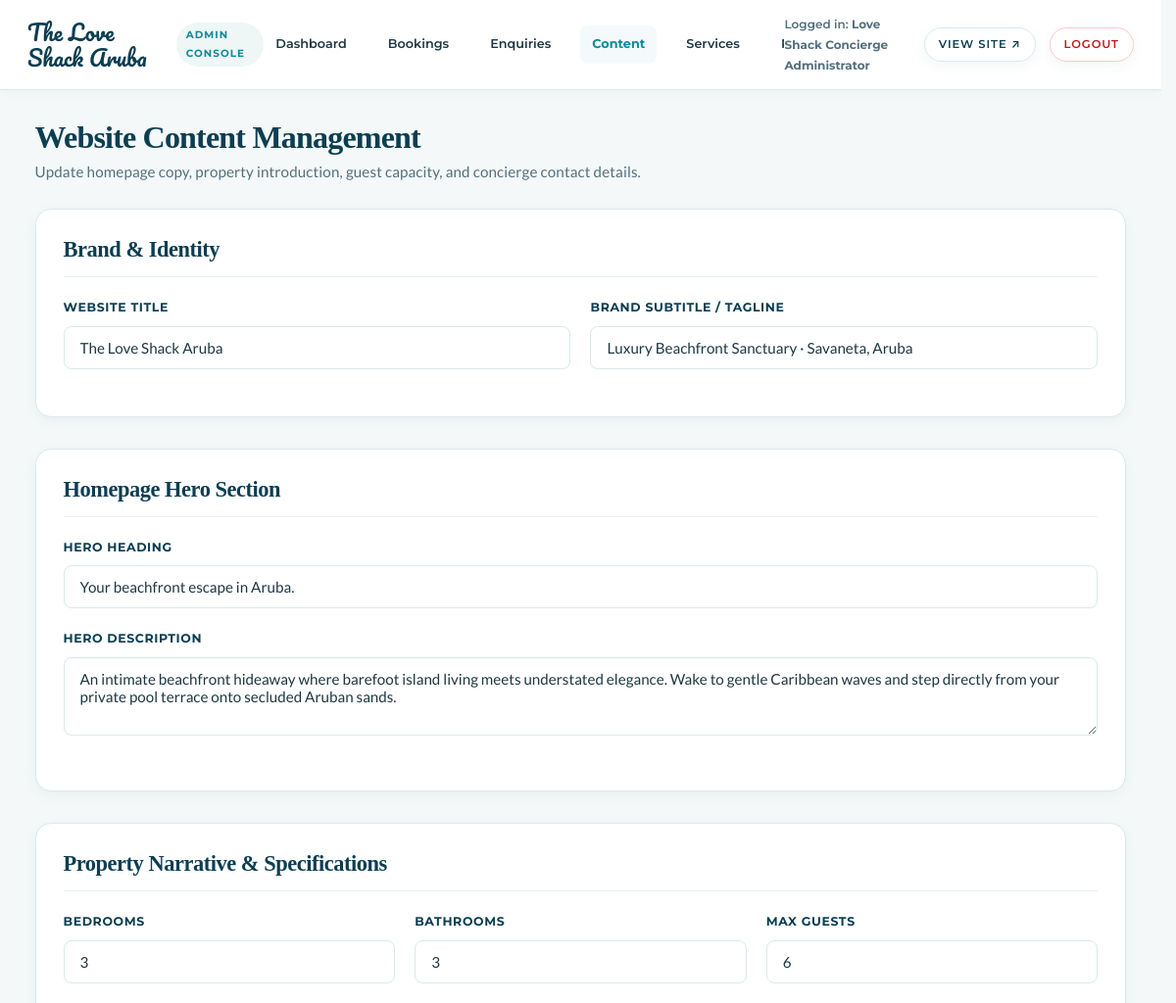
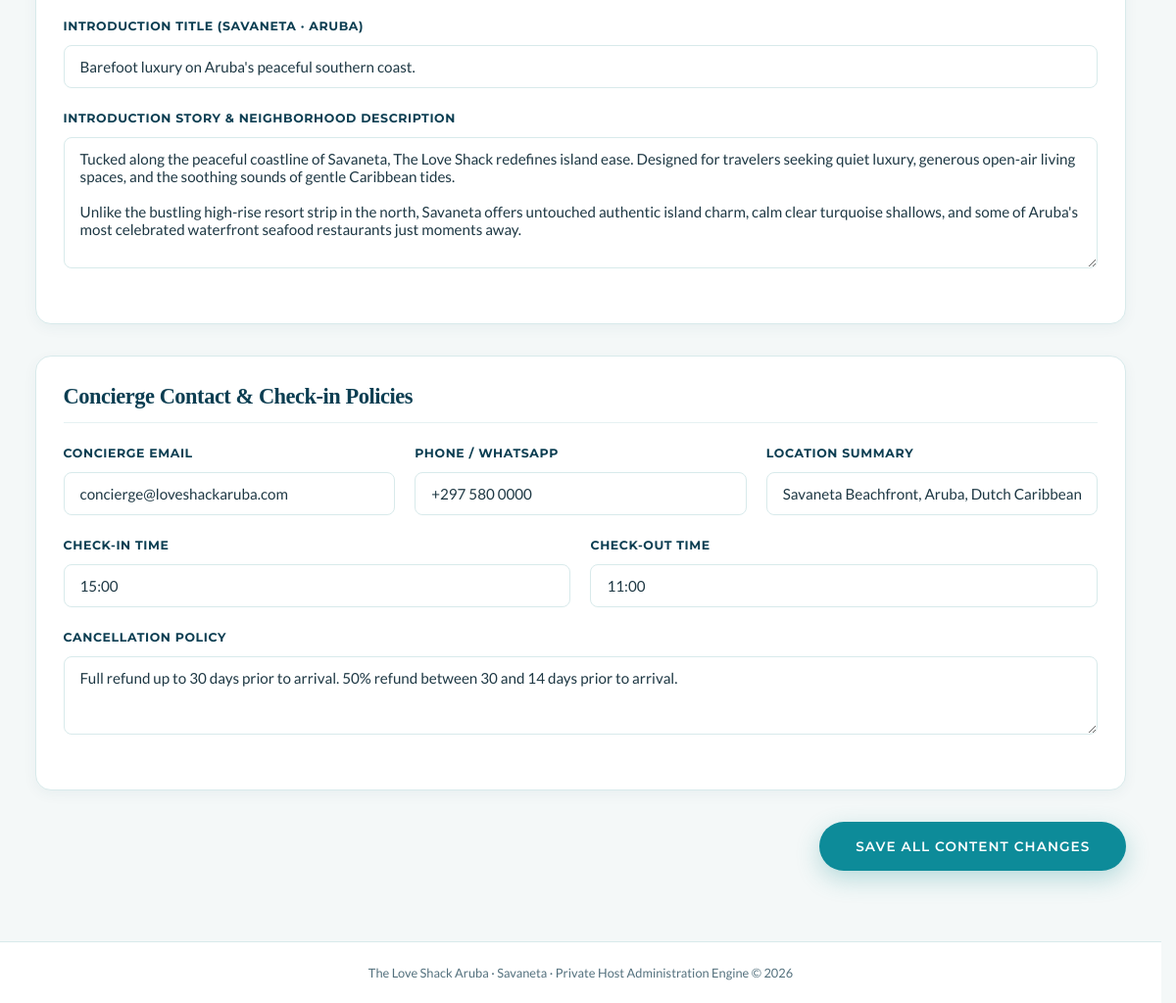
Screenshot of /admin/content.php (signed in) with the database file from the repository (2 pictures, top to bottom).
### tables this page shows
CREATE TABLE `properties` (
  `id` INT AUTO_INCREMENT PRIMARY KEY,
  `name` VARCHAR(128) NOT NULL,
  `slug` VARCHAR(64) NOT NULL UNIQUE,
  `tagline` VARCHAR(255) NULL,
  `hero_heading` VARCHAR(255) NOT NULL,
  `hero_description` TEXT NOT NULL,
  `hero_image` VARCHAR(255) NOT NULL,
  `intro_badge` VARCHAR(64) DEFAULT 'SAVANETA · ARUBA',
  `intro_title` VARCHAR(255) NOT NULL,
  `intro_content` TEXT NOT NULL,
  `bedrooms` TINYINT NOT NULL DEFAULT 3,
  `bathrooms` TINYINT NOT NULL DEFAULT 3,
  `max_guests` TINYINT NOT NULL DEFAULT 6,
  `base_nightly_rate` DECIMAL(10,2) NOT NULL DEFAULT 650.00,
  `location_area` VARCHAR(128) NOT NULL DEFAULT 'Savaneta, Aruba',
  `map_lat` DECIMAL(10,7) DEFAULT 12.4419000,
  `map_lng` DECIMAL(10,7) DEFAULT -69.9328000,
  `is_active` TINYINT(1) NOT NULL DEFAULT 1,
  `created_at` TIMESTAMP DEFAULT CURRENT_TIMESTAMP,
  `updated_at` TIMESTAMP DEFAULT CURRENT_TIMESTAMP ON UPDATE CURRENT_TIMESTAMP
);

### includes/functions.php (called while the page is built, shortened)
<?php
function get_site_settings(): array {
    $defaultSettings = [
        'site_title'           => 'The Love Shack Aruba',
        'site_tagline'         => 'Luxury Beachfront Sanctuary · Savaneta, Aruba',
        'concierge_email'      => 'concierge@loveshackaruba.com',
        'concierge_phone'      => '+297 580 0000',
        'property_location'    => 'Savaneta Beachfront, Aruba, Dutch Caribbean',
        'default_nightly_rate' => '650.00',
        'min_stay_nights'      => '3',
        'max_guests'           => '6',
        'cleaning_fee'         => '180.00',
        'service_tax_percent'  => '9.50',
        'checkin_time'         => '15:00',
        'checkout_time'        => '11:00',
        'cancellation_policy'  => 'Full refund up to 30 days prior to arrival. 50% refund between 30 and 14 days prior.',
    ];
    $pdo = get_db_connection();
    try {
        $stmt = $pdo->query("SELECT setting_key, setting_value FROM site_settings");
        $rows = $stmt->fetchAll();
        foreach ($rows as $row) {
            $defaultSettings[$row['setting_key']] = $row['setting_value'];
        }
    } catch (Exception $e) {
        error_log("Failed to load site settings: " . $e->getMessage());
    }
    return $defaultSettings;
}
function get_property_details(string $slug = 'the-love-shack'): array {
    $fallback = [
        'id'                => 1,
        'name'              => 'The Love Shack Aruba',
        'slug'              => 'the-love-shack',
        'tagline'           => 'Barefoot luxury beachfront villa with private freshwater pool',
        'hero_heading'      => 'Your beachfront escape in Aruba.',
        'hero_description'  => 'An intimate beachfront hideaway where barefoot island living meets understated elegance. Wake to gentle Caribbean waves and step directly from your private pool terrace onto secluded Aruban sands.',
        'beach_hero_image'  => 'assets/images/beach-hero.jpg',
        'hero_image'        => 'assets/images/temporary-hero.jpg',
        'intro_badge'       => 'THE LOVE SHACK · ARUBA',
        'intro_title'       => 'Barefoot luxury on Aruba\'s peaceful southern coast.',
        'intro_content'     => "Tucked along the peaceful coastline of Savaneta, The Love Shack redefines island ease. Designed for travelers seeking quiet luxury, generous open-air living spaces, and the soothing sounds of gentle Caribbean tides.\r\n\r\nUnlike the bustling high-rise resort strip in the north, Savaneta offers untouched authentic island charm, calm clear turquoise shallows, and some of Aruba's most celebrated waterfront seafood restaurants just moments away.",
        'bedrooms'          => 3,
        'bathrooms'         => 3,
        'max_guests'        => 6,
        'base_nightly_rate' => 650.00,
        'location_area'     => 'Savaneta Beachfront, Aruba',
    ];
    $pdo = get_db_connection();
    try {
        $stmt = $pdo->prepare("SELECT * FROM properties WHERE slug = ? AND is_active = 1 LIMIT 1");
        $stmt->execute([$slug]);
        $row = $stmt->fetch();
        return $row ?: $fallback;
    } catch (Exception $e) {
        error_log("Error fetching property: " . $e->getMessage());
        return $fallback;
    }
}

### admin/content.php (the view, shortened to what this page needs)
<?php
require_once __DIR__ . '/includes/admin_header.php';
$settings = get_site_settings();
$property = get_property_details();
?>
<div class="admin-header-row">
  <div>
    <h1>Website Content Management</h1>
    <p>Update homepage copy, property introduction, guest capacity, and concierge contact details.</p>
  </div>
</div>
<form method="POST" action="content.php">
  <div class="admin-card">
    <div class="admin-card-header">
      <h2>Brand & Identity</h2>
    </div>
    <div class="admin-grid-2">
      <div class="admin-form-group">
        <label for="site_title">Website Title</label>
        <input type="text" id="site_title" name="site_title" value="<?= htmlspecialchars($settings['site_title'] ?? 'The Love Shack Aruba') ?>" required>
      </div>
      <div class="admin-form-group">
        <label for="site_tagline">Brand Subtitle / Tagline</label>
        <input type="text" id="site_tagline" name="site_tagline" value="<?= htmlspecialchars($settings['site_tagline'] ?? '') ?>" required>
      </div>
    </div>
  </div>
  <div class="admin-card">
    <div class="admin-card-header">
      <h2>Homepage Hero Section</h2>
    </div>
    <div class="admin-form-group">
      <label for="hero_heading">Hero Heading</label>
      <input type="text" id="hero_heading" name="hero_heading" value="<?= htmlspecialchars($property['hero_heading'] ?? '') ?>" required>
    </div>
    <div class="admin-form-group">
      <label for="hero_description">Hero Description</label>
      <textarea id="hero_description" name="hero_description" rows="3" required><?= htmlspecialchars($property['hero_description'] ?? '') ?></textarea>
    </div>
  </div>
  <div class="admin-card">
    <div class="admin-card-header">
      <h2>Property Narrative & Specifications</h2>
    </div>
    <div class="admin-grid-3" style="margin-bottom: 16px;">
      <div class="admin-form-group">
        <label for="bedrooms">Bedrooms</label>
        <input type="number" id="bedrooms" name="bedrooms" min="1" max="10" value="<?= (int)($property['bedrooms'] ?? 3) ?>" required>
      </div>
      <div class="admin-form-group">
        <label for="bathrooms">Bathrooms</label>
        <input type="number" id="bathrooms" name="bathrooms" min="1" max="10" value="<?= (int)($property['bathrooms'] ?? 3) ?>" required>
      </div>
      <div class="admin-form-group">
        <label for="max_guests">Max Guests</label>
        <input type="number" id="max_guests" name="max_guests" min="1" max="20" value="<?= (int)($property['max_guests'] ?? 6) ?>" required>
      </div>
    </div>
    <div class="admin-form-group">
      <label for="intro_title">Introduction Title (Savaneta · Aruba)</label>
      <input type="text" id="intro_title" name="intro_title" value="<?= htmlspecialchars($property['intro_title'] ?? '') ?>" required>
    </div>
    <div class="admin-form-group">
      <label for="intro_content">Introduction Story & Neighborhood Description</label>
      <textarea id="intro_content" name="intro_content" rows="6" required><?= htmlspecialchars($property['intro_content'] ?? '') ?></textarea>
    </div>
  </div>
  <div class="admin-card">
    <div class="admin-card-header">
      <h2>Concierge Contact & Check-in Policies</h2>
    </div>
    <div class="admin-grid-3">
      <div class="admin-form-group">
        <label for="concierge_email">Concierge Email</label>
        <input type="email" id="concierge_email" name="concierge_email" value="<?= htmlspecialchars($settings['concierge_email'] ?? '') ?>" required>
      </div>
      <div class="admin-form-group">
        <label for="concierge_phone">Phone / WhatsApp</label>
        <input type="text" id="concierge_phone" name="concierge_phone" value="<?= htmlspecialchars($settings['concierge_phone'] ?? '') ?>" required>
      </div>
      <div class="admin-form-group">
        <label for="property_location">Location Summary</label>
        <input type="text" id="property_location" name="property_location" value="<?= htmlspecialchars($settings['property_location'] ?? '') ?>" required>
      </div>
    </div>
    <div class="admin-grid-2">
      <div class="admin-form-group">
        <label for="checkin_time">Check-in Time</label>
        <input type="text" id="checkin_time" name="checkin_time" value="<?= htmlspecialchars($settings['checkin_time'] ?? '15:00') ?>" required>
      </div>
      <div class="admin-form-group">
        <label for="checkout_time">Check-out Time</label>
        <input type="text" id="checkout_time" name="checkout_time" value="<?= htmlspecialchars($settings['checkout_time'] ?? '11:00') ?>" required>
      </div>
    </div>
    <div class="admin-form-group">
      <label for="cancellation_policy">Cancellation Policy</label>
      <textarea id="cancellation_policy" name="cancellation_policy" rows="3"><?= htmlspecialchars($settings['cancellation_policy'] ?? '') ?></textarea>
    </div>
  </div>
  <div style="display: flex; justify-content: flex-end; margin-bottom: 40px;">
    <button type="submit" class="btn btn-teal" style="padding: 16px 36px; font-size: 0.85rem;">
      Save All Content Changes
    </button>
  </div>
</form>
<?php require_once __DIR__ . '/includes/admin_footer.php'; ?>

### admin/includes/admin_header.php (style rules this page uses)
body.admin-body { background-color: #f4f8f8; font-family: var(--font-body); color: var(--color-text-body); min-height: 100vh; display: flex; flex-direction: column; }
.admin-header-row { display: flex; justify-content: space-between; align-items: flex-end; margin-bottom: 24px; flex-wrap: wrap; gap: 16px; }
.admin-header-row h1 { font-size: 2rem; color: var(--color-primary); margin-bottom: 4px; }
.admin-header-row p { color: var(--color-text-muted); font-size: 0.95rem; }
.admin-card { background: var(--color-white); border: 1px solid var(--color-border); border-radius: var(--radius-md); padding: 28px; box-shadow: var(--shadow-sm); margin-bottom: 32px; }
.admin-card-header { display: flex; justify-content: space-between; align-items: center; margin-bottom: 20px; padding-bottom: 14px; border-bottom: 1px solid var(--color-border-light); }
.admin-card-header h2 { font-size: 1.4rem; color: var(--color-primary); margin: 0; }
.admin-form-group { margin-bottom: 20px; }
.admin-form-group label { display: block; font-family: var(--font-ui); font-size: 0.78rem; font-weight: 700; text-transform: uppercase; letter-spacing: 0.05em; color: var(--color-primary); margin-bottom: 8px; }
.admin-form-group input, .admin-form-group select, .admin-form-group textarea { width: 100%; padding: 12px 16px; border: 1px solid var(--color-border); border-radius: var(--radius-sm); font-family: var(--font-body); font-size: 0.95rem; color: var(--color-text-body); background: var(--color-white); transition: border-color var(--transition-fast); }
.admin-grid-2 { display: grid; grid-template-columns: 1fr 1fr; gap: 20px; }
.admin-grid-3 { display: grid; grid-template-columns: repeat(3, 1fr); gap: 20px; }

### rows the page displays
properties: hero_heading "Your beachfront escape in Aruba.", hero_description "An intimate beachfront hideaway where barefoot island living meets understated elegance. Wake to gentle Caribbean waves and step directly from your private pool terrace onto secluded Aruban sands.", bedrooms "3", bathrooms "3", max_guests "6", intro_title "Barefoot luxury on Aruba's peaceful southern coast.", intro_content "Tucked along the peaceful coastline of Savaneta, The Love Shack redefines island ease. Designed for travelers seeking quiet luxury, generous open-air living spaces, and the soothing sounds of gentle Caribbean tides. Unlike the bustling high-rise resort strip in the north, Savaneta offers untouched authentic island charm, calm clear turquoise shallows, and some of Aruba's most celebrated waterfront seafood restaurants just moments away."

### other values shown
$settings['site_title'] "The Love Shack Aruba"
$adminUser "Love Shack Concierge Administrator"
